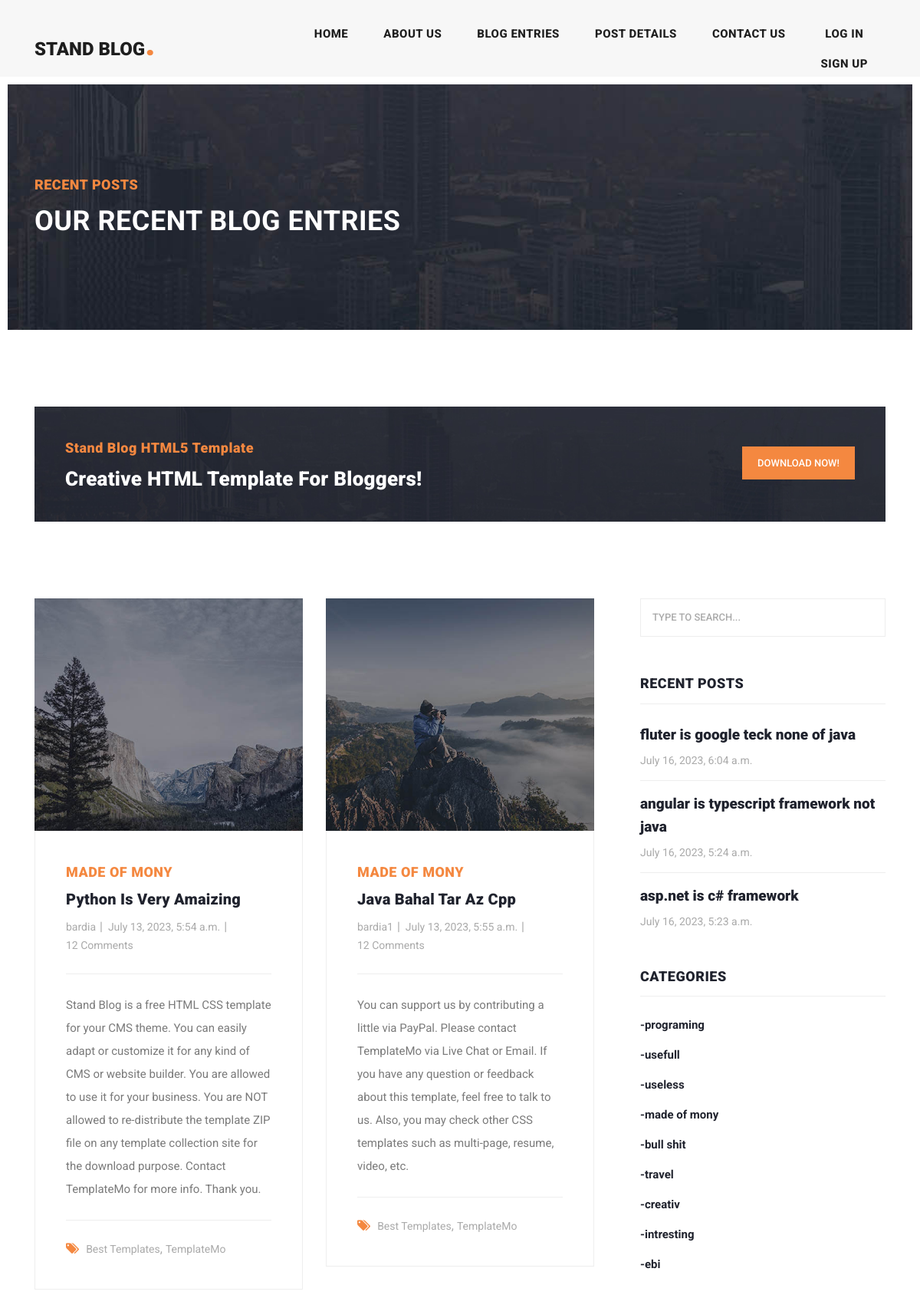
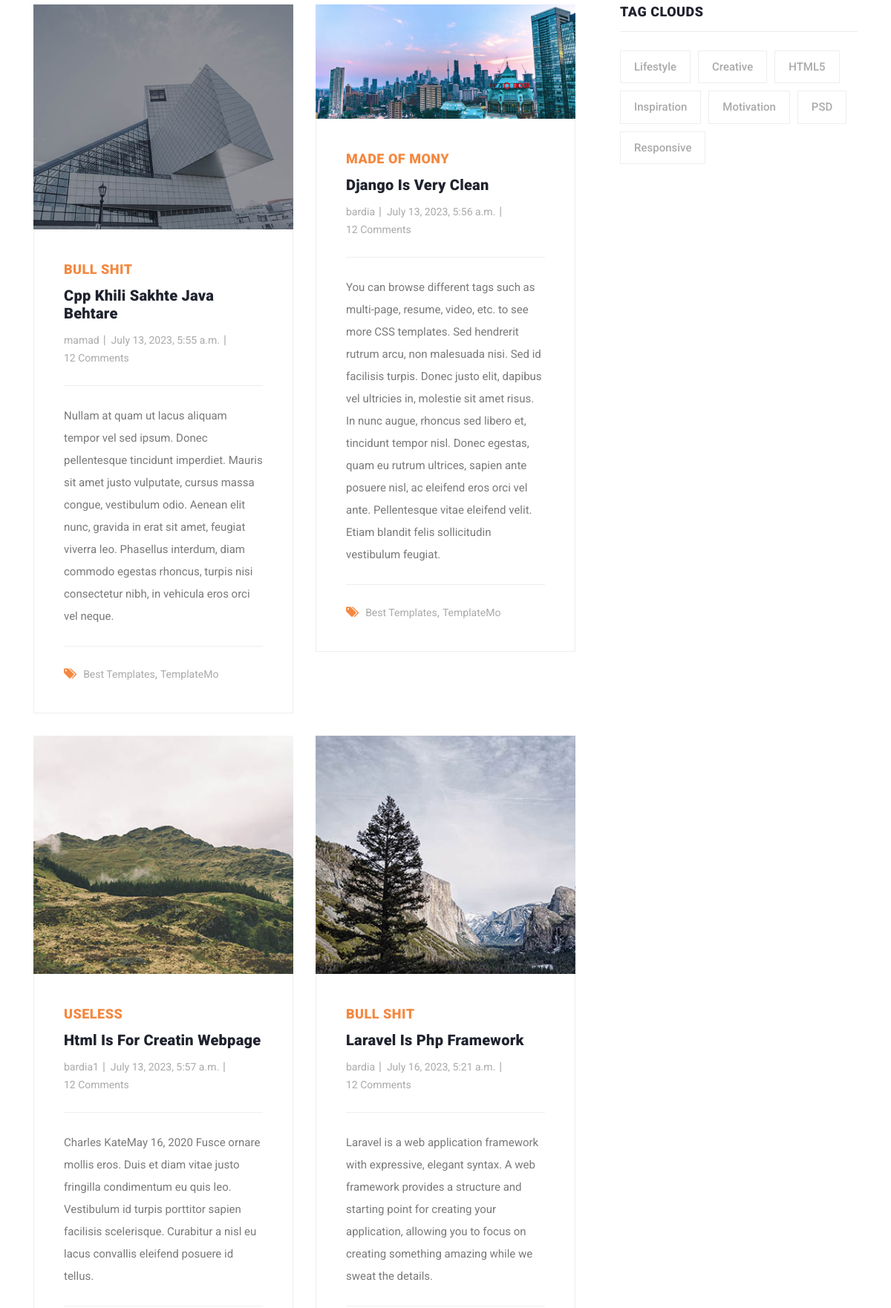
The app's page /list2 (upper part) with its own data (2 pictures, top to bottom).
### blog/models.py (models this page shows, shortened)
class Article(models.Model):
    author=models.ForeignKey(User,on_delete=models.CASCADE)
    category=models.ManyToManyField(Category)
    title=models.CharField(max_length=40)
    body=models.TextField()
    image=models.ImageField(upload_to='image/articles')
    created=models.DateTimeField(auto_now_add=True)
    updated=models.DateTimeField(auto_now=True)
    slug=models.SlugField(null=True,unique=True,blank=True)

class Category(models.Model):
    title=models.CharField(max_length=66)
    created=models.DateTimeField(auto_now_add=True)
    def __str__(self):
        return self.title

### blog/views.py (the view)
# urls.py: path("list2",views.ArticleList.as_view(),name="class_list"),
class ArticleList(ListView):
    queryset = Article.objects.all()
    template_name = "blog/articlelist2.html"

### blog/views.py (called while the page is built)
    def get(self,request):
        return render(request,self.template_name,{"object_list":self.queryset})

### context_processors/context_processors.py (called while the page is built)
def recent_article(request):
    recent_article=Article.objects.order_by('-created')[:3]
    categories=Category.objects.all()
    return {"recent_article":recent_article,"categories":categories}

### home_app/templatetags/my_templatetags.py (called while the page is built)
@register.inclusion_tag("home_app/result.html")
def show_result(query):
    return {"objects":query}

### blog/templates/blog/articlelist2.html (shortened to what this page needs)
{% extends "base.html" %}
{% load static %}
{% block content %}
    <div class="heading-page header-text">
        <section class="page-heading">
            <div class="container">
                <div class="row">
                    <div class="col-lg-12">
                        <div class="text-content">
                            <h4>Recent Posts</h4>
                            <h2>Our Recent Blog Entries</h2>
                        </div>
                    </div>
                </div>
            </div>
        </section>
    </div>
    <section class="call-to-action">
        <div class="container">
            <div class="row">
                <div class="col-lg-12">
                    <div class="main-content">
                        <div class="row">
                            <div class="col-lg-8">
                                <span>Stand Blog HTML5 Template</span>
                                <h4>Creative HTML Template For Bloggers!</h4>
                            </div>
                            <div class="col-lg-4">
                                <div class="main-button">
                                    <a href="https://templatemo.com/tm-551-stand-blog" target="_parent">Download
                                        Now!</a>
                                </div>
                            </div>
                        </div>
                    </div>
                </div>
            </div>
        </div>
    </section>
    <section class="blog-posts grid-system">
        <div class="container">
            <div class="row">
                <div class="col-lg-8">
                    <div class="all-blog-posts">
                        <div class="row">
                            {% for item in object_list %}
                                <div class="col-lg-6">
                                    <div class="blog-post">
                                        <div class="blog-thumb">
                                            <img src="{{ item.image.url }}" alt="">
                                        </div>
                                        <div class="down-content">
                                            <span>{{ item.category.all.1 }}</span>
                                            <a href="post-details.html"><h4>{{ item.title }}</h4></a>
                                            <ul class="post-info">
                                                <li><a href="#">{{ item.author }}</a></li>
                                                <li><a href="#">{{ item.created }}</a></li>
                                                <li><a href="#">12 Comments</a></li>
                                            </ul>
                                            <p>{{ item.body }}</p>
                                            <div class="post-options">
                                                <div class="row">
                                                    <div class="col-lg-12">
                                                        <ul class="post-tags">
                                                            <li><i class="fa fa-tags"></i></li>
                                                            <li><a href="#">Best Templates</a>,</li>
                                                            <li><a href="#">TemplateMo</a></li>
                                                        </ul>
                                                    </div>
                                                </div>
                                            </div>
                                        </div>
                                    </div>
                                </div>
                            {% endfor %}
                        </div>
                    </div>
                </div>
                {% include "includes/sidebar.html" %}
            </div>
        </div>
    </section>
{% endblock %}

### templates/includes/sidebar.html
{% load static %}
{% load my_templatetags %}
<div class="col-lg-4">
            <div class="sidebar">
              <div class="row">
                <div class="col-lg-12">
                  <div class="sidebar-item search">
                    <form id="search_form" name="gs" method="GET" action="{% url "blog:search_article" %}">
                      <input type="text" name="q" class="searchText" placeholder="type to search..." autocomplete="on">
                    </form>
                  </div>
                </div>
                <div class="col-lg-12">
                  <div class="sidebar-item recent-posts">
                    <div class="sidebar-heading">
                      <h2>Recent Posts</h2>
                    </div>
                    <div class="content">
                      <ul>
                          {% show_result recent_article %}
                      </ul>
                    </div>
                  </div>
                </div>
                <div class="col-lg-12">
                  <div class="sidebar-item categories">
                    <div class="sidebar-heading">
                      <h2>Categories</h2>
                    </div>
                    <div class="content">
                      <ul>
                          {% for cat in categories %}
                        <li><a href="{% url "blog:category_list" cat.id %}">-{{ cat.title }}</a></li>
                          {% endfor %}
                      </ul>
                    </div>
                  </div>
                </div>
                <div class="col-lg-12">
                  <div class="sidebar-item tags">
                    <div class="sidebar-heading">
                      <h2>Tag Clouds</h2>
                    </div>
                    <div class="content">
                      <ul>
                        <li><a href="#">Lifestyle</a></li>
                        <li><a href="#">Creative</a></li>
                        <li><a href="#">HTML5</a></li>
                        <li><a href="#">Inspiration</a></li>
                        <li><a href="#">Motivation</a></li>
                        <li><a href="#">PSD</a></li>
                        <li><a href="#">Responsive</a></li>
                      </ul>
                    </div>
                  </div>
                </div>
              </div>
            </div>
          </div>

### home_app/templates/home_app/result.html
{% for item in objects %}
                            <li><a href="post-details.html">
                          <h5>{{ item.title }}</h5>
                          <span>{{ item.created }}</span>
                        </a></li>
                          {% endfor %}

### records on screen
Article: image (picture), category.all.1 "MADE OF MONY", title "Python Is Very Amaizing", author "bardia", created "July 13, 2023, 5:54 a.m.", body "Stand Blog is a free HTML CSS template for your CMS theme. You can easily adapt or customize it for any kind of CMS or website builder. You are allowed to use it for your business. You are NOT allowed to re-distribute the template ZIP file on any template collection site for the download purpose. Contact TemplateMo for more info. Thank you."
Article: image (picture), category.all.1 "MADE OF MONY", title "Java Bahal Tar Az Cpp", author "bardia1", created "July 13, 2023, 5:55 a.m.", body "You can support us by contributing a little via PayPal. Please contact TemplateMo via Live Chat or Email. If you have any question or feedback about this template, feel free to talk to us. Also, you may check other CSS templates such as multi-page, resume, video, etc."
Article: image (picture), category.all.1 "BULL SHIT", title "Cpp Khili Sakhte Java Behtare", author "mamad", created "July 13, 2023, 5:55 a.m.", body "Nullam at quam ut lacus aliquam tempor vel sed ipsum. Donec pellentesque tincidunt imperdiet. Mauris sit amet justo vulputate, cursus massa congue, vestibulum odio. Aenean elit nunc, gravida in erat sit amet, feugiat viverra leo. Phasellus interdum, diam commodo egestas rhoncus, turpis nisi consectetur nibh, in vehicula eros orci vel neque."
Article: image (picture), category.all.1 "MADE OF MONY", title "Django Is Very Clean", author "bardia", created "July 13, 2023, 5:56 a.m.", body "You can browse different tags such as multi-page, resume, video, etc. to see more CSS templates. Sed hendrerit rutrum arcu, non malesuada nisi. Sed id facilisis turpis. Donec justo elit, dapibus vel ultricies in, molestie sit amet risus. In nunc augue, rhoncus sed libero et, tincidunt tempor nisl. Donec egestas, quam eu rutrum ultrices, sapien ante posuere nisl, ac eleifend eros orci vel ante. Pellentesque vitae eleifend velit. Etiam blandit felis sollicitudin vestibulum feugiat."
Article: image (picture), category.all.1 "USELESS", title "Html Is For Creatin Webpage", author "bardia1", created "July 13, 2023, 5:57 a.m.", body "Charles KateMay 16, 2020 Fusce ornare mollis eros. Duis et diam vitae justo fringilla condimentum eu quis leo. Vestibulum id turpis porttitor sapien facilisis scelerisque. Curabitur a nisl eu lacus convallis eleifend posuere id tellus."
Article: image (picture), category.all.1 "BULL SHIT", title "Laravel Is Php Framework", author "bardia", created "July 16, 2023, 5:21 a.m.", body "Laravel is a web application framework with expressive, elegant syntax. A web framework provides a structure and starting point for creating your application, allowing you to focus on creating something amazing while we sweat the details."
Article: title "fluter is google teck none of java", created "July 16, 2023, 6:04 a.m."
Article: title "angular is typescript framework not java", created "July 16, 2023, 5:24 a.m."
Article: title "asp.net is c# framework", created "July 16, 2023, 5:23 a.m."
Category: title "programing"
Category: title "usefull"
Category: title "useless"
Category: title "made of mony"
Category: title "bull shit"
Category: title "travel"
Category: title "creativ"
Category: title "intresting"
Category: title "ebi"
